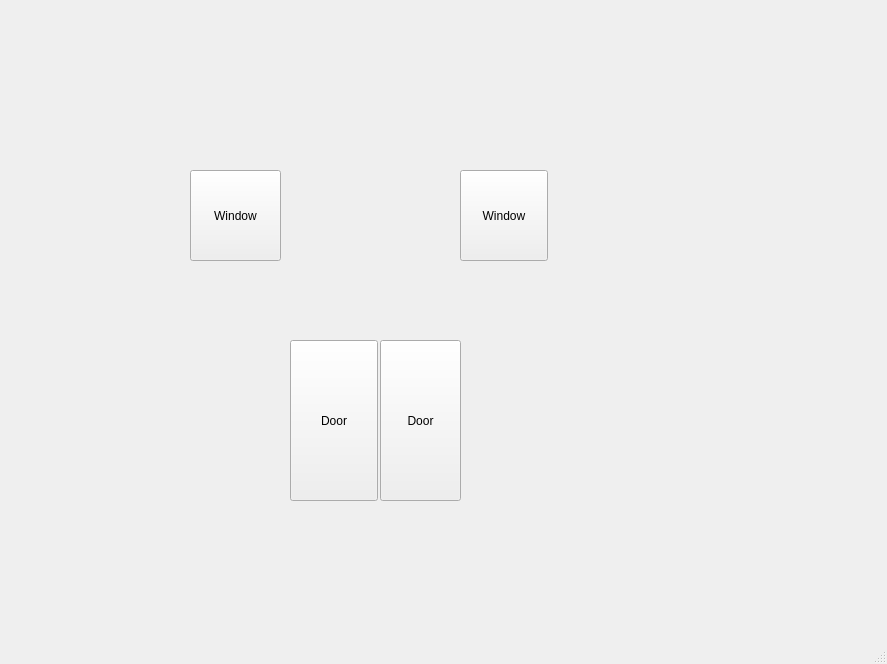
<?xml version="1.0" encoding="UTF-8"?>
<ui version="4.0">
 <class>MainWindow</class>
 <widget class="QMainWindow" name="MainWindow">
  <property name="geometry">
   <rect>
    <x>0</x>
    <y>0</y>
    <width>887</width>
    <height>664</height>
   </rect>
  </property>
  <property name="windowTitle">
   <string>MainWindow</string>
  </property>
  <widget class="QWidget" name="centralwidget">
   <widget class="QPushButton" name="pushButton">
    <property name="geometry">
     <rect>
      <x>380</x>
      <y>340</y>
      <width>81</width>
      <height>161</height>
     </rect>
    </property>
    <property name="text">
     <string>Door</string>
    </property>
    <property name="iconSize">
     <size>
      <width>100</width>
      <height>300</height>
     </size>
    </property>
   </widget>
   <widget class="QPushButton" name="pushButton_2">
    <property name="geometry">
     <rect>
      <x>460</x>
      <y>170</y>
      <width>88</width>
      <height>91</height>
     </rect>
    </property>
    <property name="text">
     <string>Window</string>
    </property>
   </widget>
   <widget class="QPushButton" name="pushButton_4">
    <property name="geometry">
     <rect>
      <x>290</x>
      <y>340</y>
      <width>88</width>
      <height>161</height>
     </rect>
    </property>
    <property name="text">
     <string>Door</string>
    </property>
   </widget>
   <widget class="QWidget" name="widget" native="true">
    <property name="geometry">
     <rect>
      <x>750</x>
      <y>550</y>
      <width>120</width>
      <height>80</height>
     </rect>
    </property>
   </widget>
   <widget class="QPushButton" name="pushButton_3">
    <property name="geometry">
     <rect>
      <x>190</x>
      <y>170</y>
      <width>91</width>
      <height>91</height>
     </rect>
    </property>
    <property name="text">
     <string>Window</string>
    </property>
   </widget>
   <zorder>pushButton</zorder>
   <zorder>pushButton_4</zorder>
   <zorder>pushButton_2</zorder>
   <zorder>widget</zorder>
   <zorder>pushButton_3</zorder>
  </widget>
  <widget class="QMenuBar" name="menubar">
   <property name="geometry">
    <rect>
     <x>0</x>
     <y>0</y>
     <width>887</width>
     <height>22</height>
    </rect>
   </property>
  </widget>
  <widget class="QStatusBar" name="statusbar"/>
 </widget>
 <resources/>
 <connections/>
</ui>
